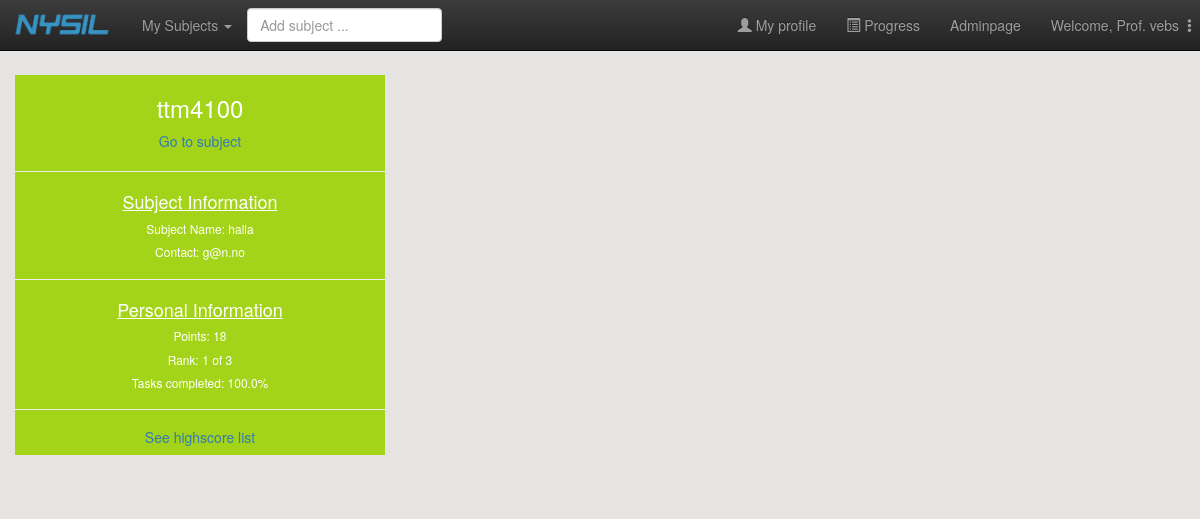
The app's page /progress/ (signed in), older data.
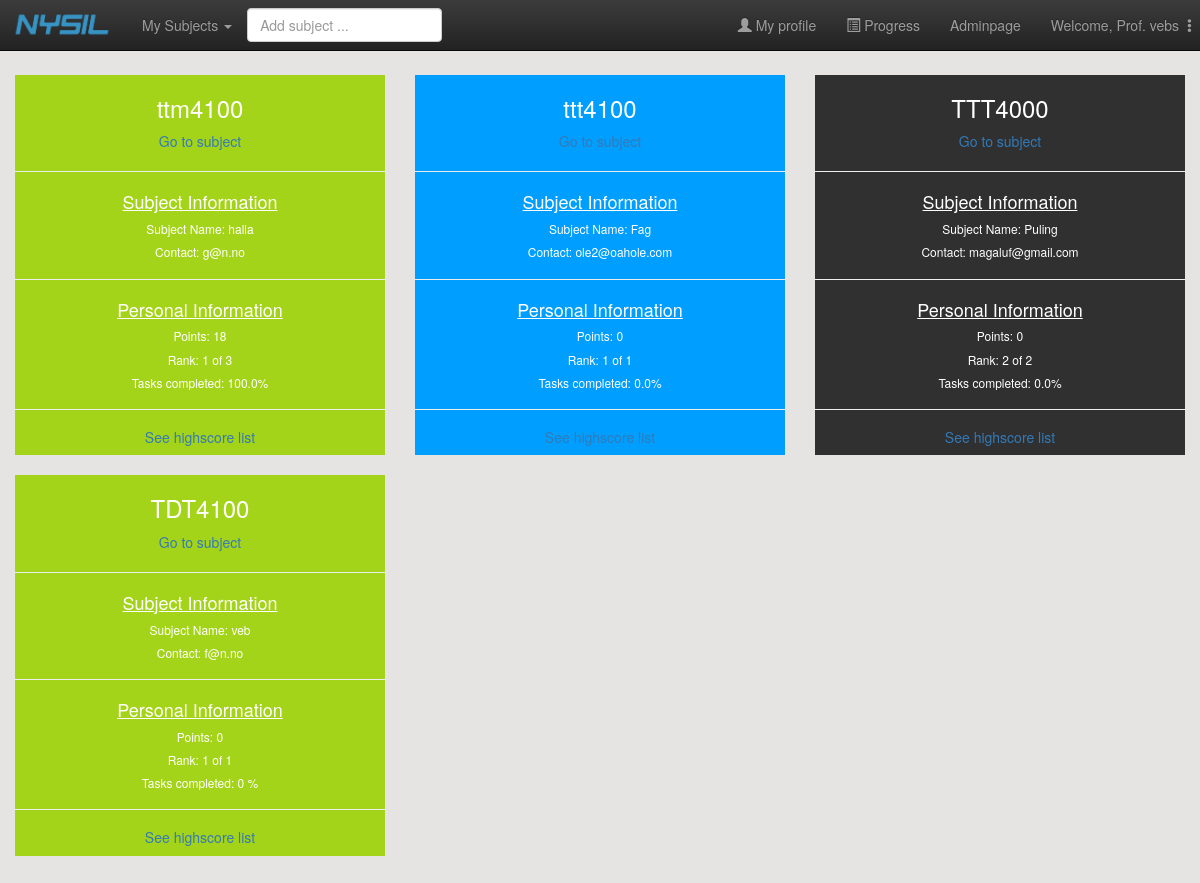
The same page, newer data.
### main/models.py (models this page shows)
class StudentConnectSubject(models.Model):
    user = models.ForeignKey(User, on_delete=models.CASCADE)
    subject = models.ForeignKey(Subject, on_delete=models.CASCADE)
    points = models.IntegerField(default=0)

class Subject(models.Model):
    subject_code = models.CharField(max_length=20, primary_key=True) # primary key
    subject_name = models.CharField(max_length=30)
    professor_firstname = models.CharField(max_length=30)
    professor_lastname = models.CharField(max_length=30)
    professor_email = models.EmailField()
    class Meta:
        ordering = ['subject_code']
    def __str__(self):
        return self.subject_code
    def get_full_name(self):
        return self.professor_firstname + " " + self.professor_lastname
    get_full_name.short_description = 'Professor' # headline of professor-column in the admin-table

### progress/views.py (the view)
def my_progress(request):
    user = request.user
    context = {}
    user_subjects = StudentConnectSubject.objects.filter(user=user)
    context['first_column'],  context['second_column'], context['third_column'] = set_view_context(user_subjects, user)
    return render(request, 'progress/progress_overview.html', context)

### progress/views.py (called while the page is built)
def set_view_context(subjects, user):
    first_subjects, second_subjects, third_subjects = split_subjects(subjects)
    first_column = []
    second_column = []
    third_column = []
    for subject in first_subjects:
        first_column.append(merge_info(subject,user))
    for subject in second_subjects:
        second_column.append(merge_info(subject, user))
    for subject in third_subjects:
        third_column.append(merge_info(subject, user))
    return first_column,second_column,third_column

def merge_info(subject_conn, user):
    user_subject_conn = StudentConnectSubject.objects.get(user=user, subject=subject_conn.subject)
    info = []
    info.append(subject_conn)
    info.append(find_rank(subject_conn.subject, user))
    divider = get_max_points(subject_conn.subject)
    info.append(str((user_subject_conn.points*100)/divider) + "%" if divider>0 else "0 %")
    return info

def split_subjects(subjects):
    first_column = []
    second_column = []
    last_column = []
    counter = 0
    for subject in subjects:
        if counter % 3 == 0:
            first_column.append(subject)
        elif counter % 3 == 1:
            second_column.append(subject)
        else:
            last_column.append(subject)
        counter += 1
    return first_column, second_column, last_column

def find_rank(subject,user):
    students_in_subject = StudentConnectSubject.objects.filter(subject=subject)
    students_in_subject = students_in_subject.order_by('-points')
    rank = 1
    for student in students_in_subject:
        if student.user == user:
            return str(rank) + " of " + str(students_in_subject.count())
        rank += 1

def get_max_points(subject):
    chapters = subject.chapter_set.all()
    points = 0
    for chapter in chapters:
        exercises = chapter.exercise_page_set.all()
        for exercise in exercises:
            points += exercise.easy_points + exercise.medium_points + exercise.hard_points
    return points

### progress/templates/progress/progress_overview.html
{% extends 'main/header.html' %}
{% block content %}
<div class="modal-body row">
  <div class="col-md-4">
    {% for info in first_column %}
      <div style="width:100%; background-color:#a4d419; color:white; display:inline-block;">
          <div class="text-center">
              <h3>{{info.0.subject }}</h3>
              <a href="{% url 'my_subjects:subject_view' subject_pk=info.0.subject.pk%}">Go to subject</a>
              <hr>
              <h4><u>Subject Information</u></h4>
              <h6>Subject Name: {{info.0.subject.subject_name}}</h6>
              <h6>Contact: {{info.0.subject.professor_email }}</h6>
              <hr>
              <h4><u>Personal Information</u></h4>
              <h6>Points: {{info.0.points}}</h6>
              <h6>Rank: {{info.1}}</h6>
              <h6>Tasks completed: {{info.2}} </h6>
              <hr>
              <h5><a href="{% url 'progress:highscore' subject_pk=info.0.subject.pk%}"> See highscore list</a></h5>
          </div>
      </div>
      <br><br>
    {% endfor %}
  </div>
  <div class="col-md-4">
    {% for info in second_column %}
      <div style="width:100%; background-color:#009fff; color:white; display:inline-block;">
          <div class="text-center">
              <h3>{{info.0.subject }}</h3>
              <a href="{% url 'my_subjects:subject_view' subject_pk=info.0.subject.pk%}">Go to subject</a>
              <hr>
              <h4><u>Subject Information</u></h4>
              <h6>Subject Name: {{info.0.subject.subject_name}}</h6>
              <h6>Contact: {{info.0.subject.professor_email }}</h6>
              <hr>
              <h4><u>Personal Information</u></h4>
              <h6>Points: {{info.0.points}}</h6>
              <h6>Rank: {{info.1}}</h6>
              <h6>Tasks completed: {{info.2}} </h6>
              <hr>
              <h5><a href="{% url 'progress:highscore' subject_pk=info.0.subject.pk%}"> See highscore list</a></h5>
          </div>
      </div>
      <br><br>
    {% endfor %}
  </div>
  <div class="col-md-4">
    {% for info in third_column %}
      <div style="width:100%; background-color:#303030; color:white; display:inline-block">
          <div class="text-center">
              <h3>{{info.0.subject }}</h3>
              <a href="{% url 'my_subjects:subject_view' subject_pk=info.0.subject.pk%}">Go to subject</a>
              <hr>
              <h4><u>Subject Information</u></h4>
              <h6>Subject Name: {{info.0.subject.subject_name}}</h6>
              <h6>Contact: {{info.0.subject.professor_email }}</h6>
              <hr>
              <h4><u>Personal Information</u></h4>
              <h6>Points: {{info.0.points}}</h6>
              <h6>Rank: {{info.1}}</h6>
              <h6>Tasks completed: {{info.2}} </h6>
              <hr>
              <h5><a href="{% url 'progress:highscore' subject_pk=info.0.subject.pk%}">See highscore list</a></h5>
          </div>
      </div>
      <br><br>
    {% endfor %}
</div>
{% endblock %}

### main/templates/main/header.html (shortened to what this page needs)
<!DOCTYPE html>
<html lang="en">
<head>
    {% load static %}
    <link rel="stylesheet" href="{% static 'main/css/customize.css' %}" type="text/css">
    <link rel="stylesheet" href="{% static 'my_subjects/css/customize.css' %}" type="text/css">
    <link rel="stylesheet" href="{% static 'progress/css/customize.css' %}" type="text/css">
	<link rel="stylesheet" href="https://maxcdn.bootstrapcdn.com/bootstrap/3.3.7/css/bootstrap.min.css"
>
	<link rel="stylesheet" href="https://maxcdn.bootstrapcdn.com/bootstrap/3.3.7/css/bootstrap-theme.min.css"
>
    <link rel="stylesheet" href="{% static 'main/css/header.css'%}" type = "text/css"/>
</head>
    <body class="body" style="background-color: #E5E4E2;">
<div id="wrapper">
        <br>
	<br>
	<br>
        <nav class="navbar navbar-inverse navbar-fixed-top" >
            <div class="container-fluid">
                <div class="navbar-header">
                    <a href="{% url 'main:index' %}" class="navbar-brand"><img src="{% static 'main/img/ny_logo.png'%}" style="width:100px;height:27px;margin-top:-4px;margin-left:-3px"></a>
                </div>
                <div class="collapse navbar-collapse" id="mainNavBar">
                    <ul class="nav navbar-nav">
                        <li class="dropdown">
                            <a href="#" class="dropdown-toggle" data-toggle="dropdown">My Subjects
                                <span class="caret"></span></a>
                        </li>
                        <li style="margin-top: 8px">
                          <input id="search-input"  type="text" class="form-control" placeholder="Add subject ..."/>
                        </li>
                    </ul>
                    <ul class="nav navbar-nav navbar-right">
                        <li><a href="#"><span class="glyphicon glyphicon-user"></span> My profile</a></li>
                        <li><a href="{% url 'progress:my_progress' %}"><span class="glyphicon glyphicon-list-alt"></span> Progress</a></li>
                        {% if not user.is_authenticated %}
                            <li><a href="{% url 'main:login_user' %}">Login</a></li>
                        {% elif user.is_staff is True %}
                            <li><a href="{% url 'adminpage:admin_index' %}">Adminpage</a></li>
                            <li class="dropdown">
                                <a href="#" class="dropdown-toggle" data-toggle="dropdown">Welcome, Prof. {{user}}
                                    <span class="glyphicon glyphicon-option-vertical" style="width:2px;height:2px"></span></a>
                            </li>
                        {% endif %}
                    </ul>
                </div>
            </div>
        </nav>
        {% block content %}{% endblock%}
        <div class="col-md-10 col-md-pull-1" id="sidebar_subjects">
        </div>
</div>
<footer id="footer">
</footer>
</body>

### main/static/main/css/header.css (style rules this page uses)
#footer { position:absolute; bottom:0; width:100%; height:60px; padding: 15px; }

Row changes from the older to the newer data that the page shows:
added StudentConnectSubject: subject.subject_code "TDT4100", subject.subject_name "veb", subject.professor_email "f@n.no", points "0", info "1 of 1", info "0 %"
added StudentConnectSubject: subject.subject_code "ttt4100", subject.subject_name "Fag", subject.professor_email "ole2@oahole.com", points "0", info "1 of 1", info "0.0%"
added StudentConnectSubject: subject.subject_code "TTT4000", subject.subject_name "Puling", subject.professor_email "magaluf@gmail.com", points "0", info "2 of 2", info "0.0%"
